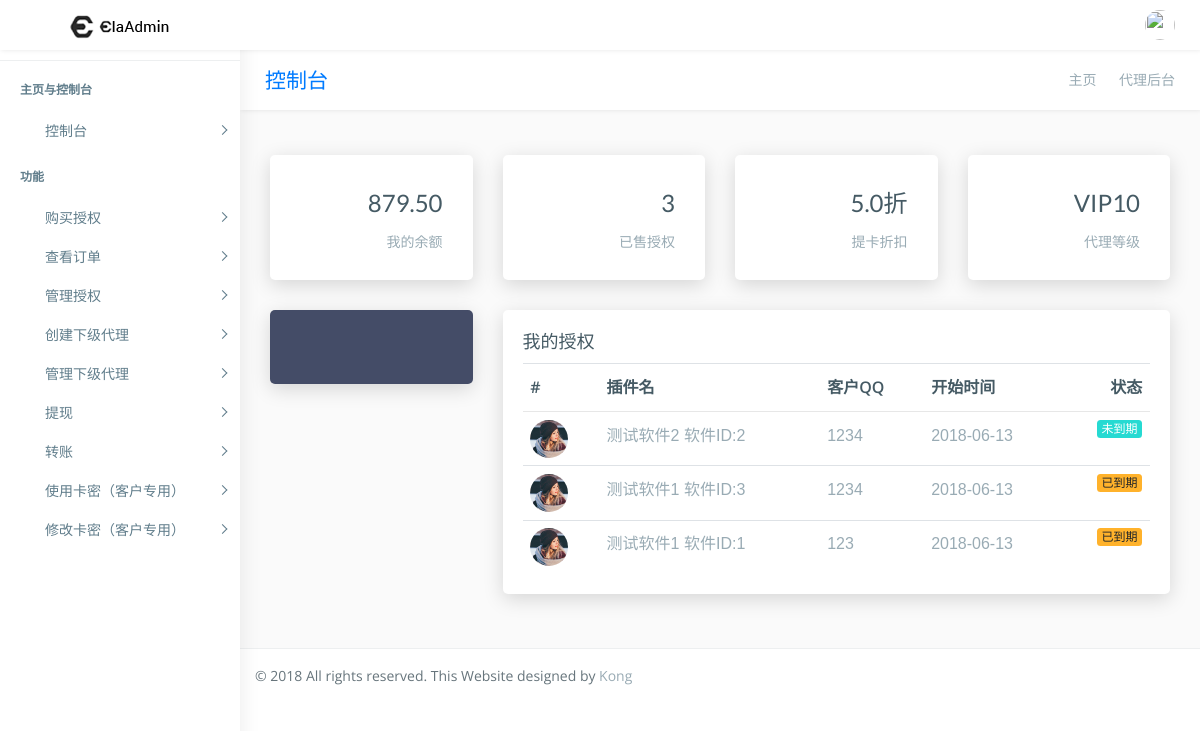
The page / (signed in) on the database as committed earlier.
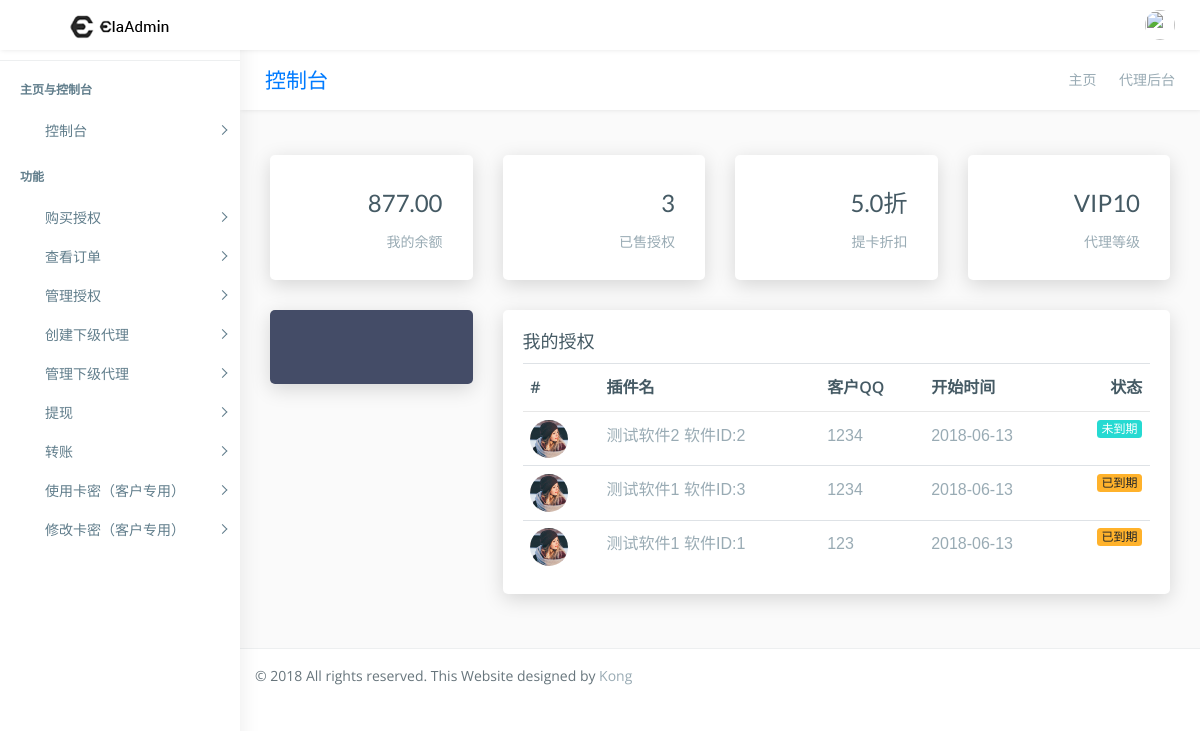
The same page on the database as committed later.
### main_app/models.py (models this page shows)
class Others_info(models.Model):
    user = models.OneToOneField(User)
    balance = models.DecimalField(max_digits=8,decimal_places=2,verbose_name="用户余额",default=0)
    ad = models.CharField(verbose_name="代理广告",max_length=30,default="")
    TOKEN = models.CharField(verbose_name="API密链",max_length=15,unique=True)
    level = models.PositiveIntegerField(verbose_name="等级",default=1)
    up_proxy = models.PositiveIntegerField(verbose_name="上级（默认为0，代表没有上级）",default=0)

### main_app/views/web/base_web.py (the view)
# urls.py: url(r'^$',index_page,name='index'),
@login_required
def index_page(request): #控制台主页
    user = request.user
    context = {"username":user.username}
    try:
        user_other_info = Others_info.objects.get(user=user)
    except:
        return HttpResponse("出现错误！报告错误号：1000。\n 你可能登陆了多个账户或管理员账户，请登出后再操作！")
    context["money"] = user_other_info.balance
    try:  #查找授权
        auths = Authorization.objects.filter(proxy_man=user).order_by('id')
        context["auths_num"] = len(auths)
        auths_list =[]
        auths = auths.reverse()
        for i in auths[:4]:
            a = {"auths_software":i.software,"auths_cust":i.customer_QQ}
            a["auths_begin_time"] = i.begin_time.strftime("%Y-%m-%d")
            auths_list.append(a)
            if i.deadline_time < timezone.now():
                a["auths_state"] = False
            else:
                a["auths_state"] = True
        context["auths_list"] = auths_list
    except:
        context["auths_num"] = 0
    context['discount'] = "%.1f" % (10 - user_other_info.level *0.5)
    context["my_level"] = user_other_info.level
    notices = Notice.objects.all().order_by('-time')  #公告
    notices_list = []
    for i in notices[:3]:
        notices_list.append({"admin_name":i.admin_object.username,"time":i.time.strftime("%Y-%m-%d"),"title":i.title,"word":i.word})
    context["notices_list"]=notices_list
    return render(request,"index.html",context)

### main_app/models.py (called while the page is built)
    def __str__(self):
        return self.software_name+"  软件ID:"+str(self.software_id)

### templates/index.html (shortened to what the changed rows need)
{% extends "base.html" %}
{% load staticfiles %}
{% block wrapper %}
        <div class="page-wrapper">
            <div class="container-fluid">
                <div class="row">
                    <div class="col-md-3">
                        <div class="card p-30">
                            <div class="media">
                                <div class="media-body media-text-right">
                                    <h2>{{ money }}</h2>
                                    <p class="m-b-0">我的余额</p>
                                </div>
                            </div>
                        </div>
                    </div>
                    <div class="col-md-3">
                        <div class="card p-30">
                            <div class="media">
                                <div class="media-body media-text-right">
                                    <h2>{{ auths_num }}</h2>
                                </div>
                            </div>
                        </div>
                    </div>
                    <div class="col-md-3">
                        <div class="card p-30">
                            <div class="media">
                                <div class="media-body media-text-right">
                                    <h2>{{ discount }}折</h2>
                                </div>
                            </div>
                        </div>
                    </div>
                    <div class="col-md-3">
                        <div class="card p-30">
                            <div class="media">
                                <div class="media-body media-text-right">
                                    <h2>VIP{{ my_level }}</h2>
                                </div>
                            </div>
                        </div>
                    </div>
                </div>
                <div class="row">
                    <div class="col-lg-9">
                        <div class="card">
                            <div class="card-body">
                                <div class="table-responsive">
                                    <table class="table">
                                        <thead>
                                            <tr>
                                                <th>#</th>
                                                <th>插件名</th>
                                                <th>客户QQ</th>
                                                <th>开始时间</th>
                                                <th>状态</th>
                                            </tr>
                                        </thead>
                                    </table>
                                </div>
                            </div>
                        </div>
                    </div>
                </div>
            </div>
{% endblock wrapper %}

Rows that differ between the two databases and show on the page:
changed Others_info: balance "879.50" → "877.00"
